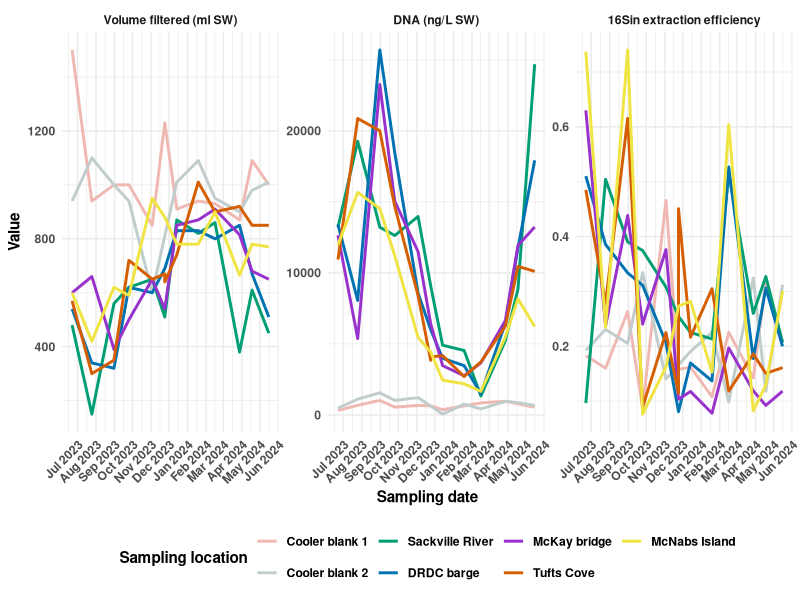
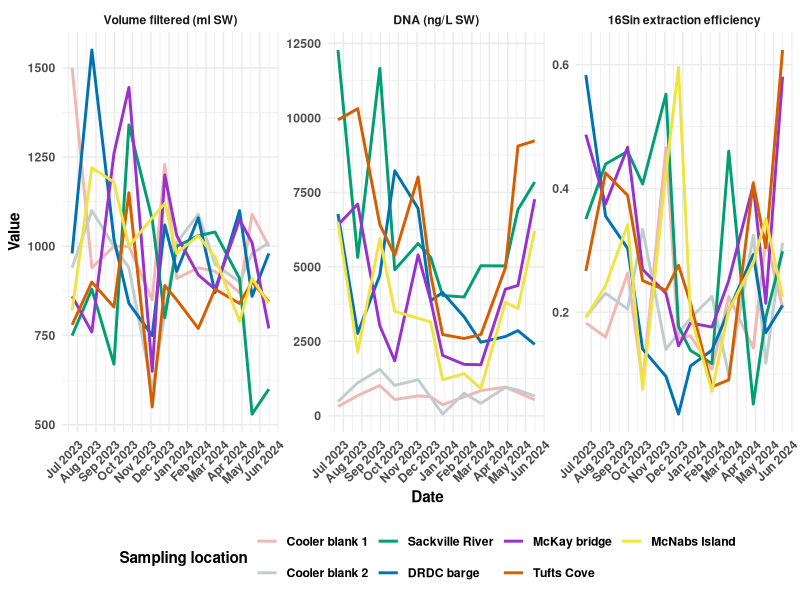
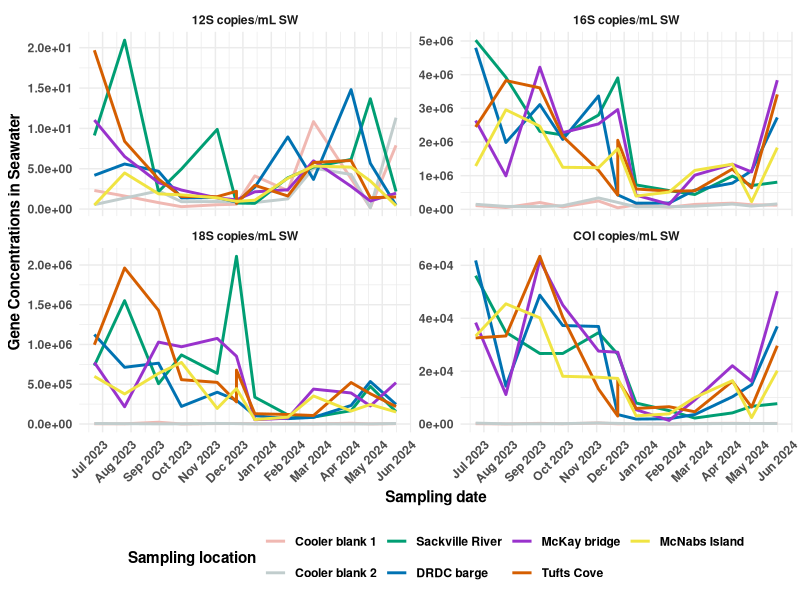
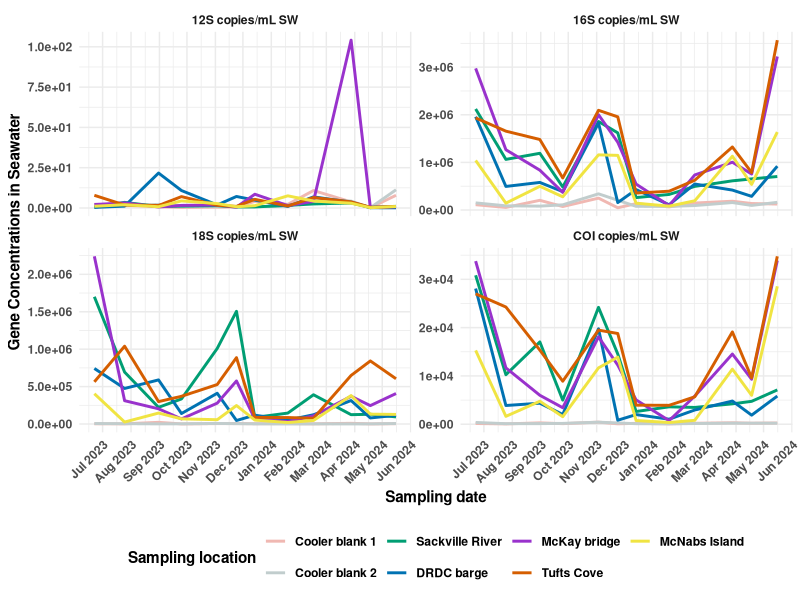
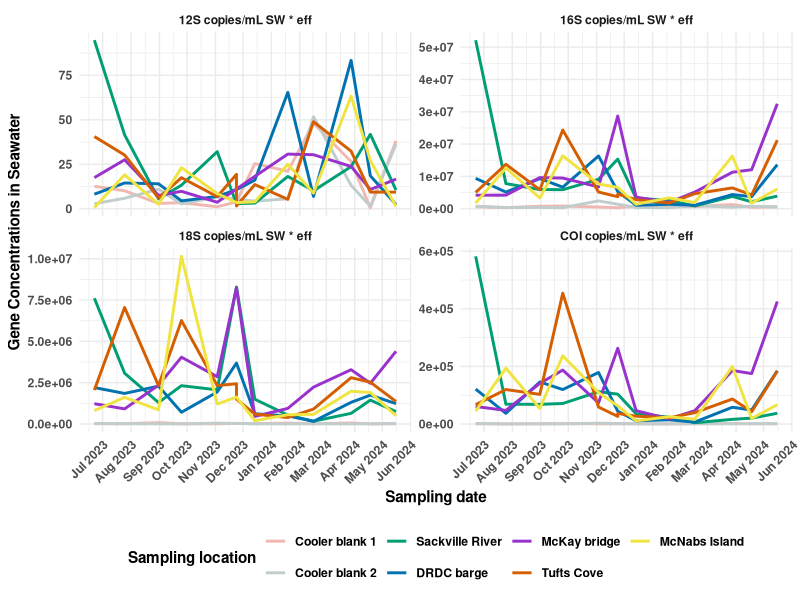
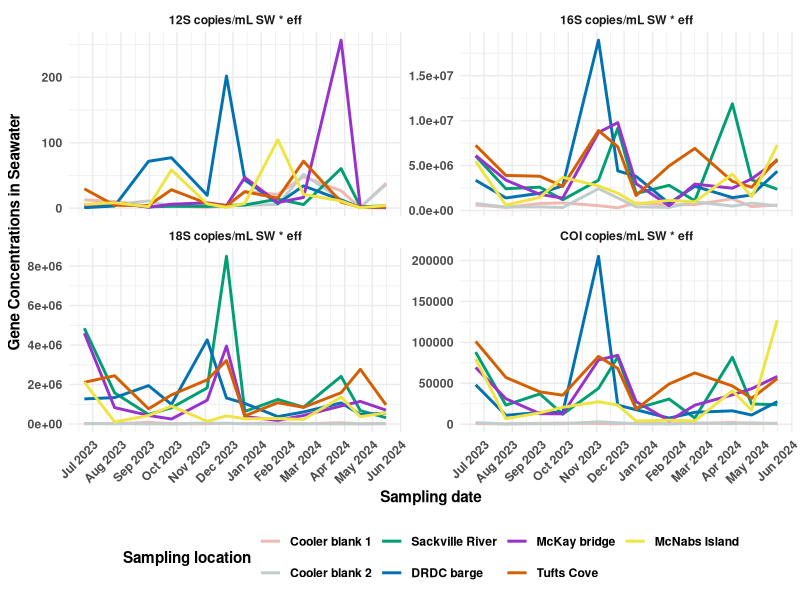
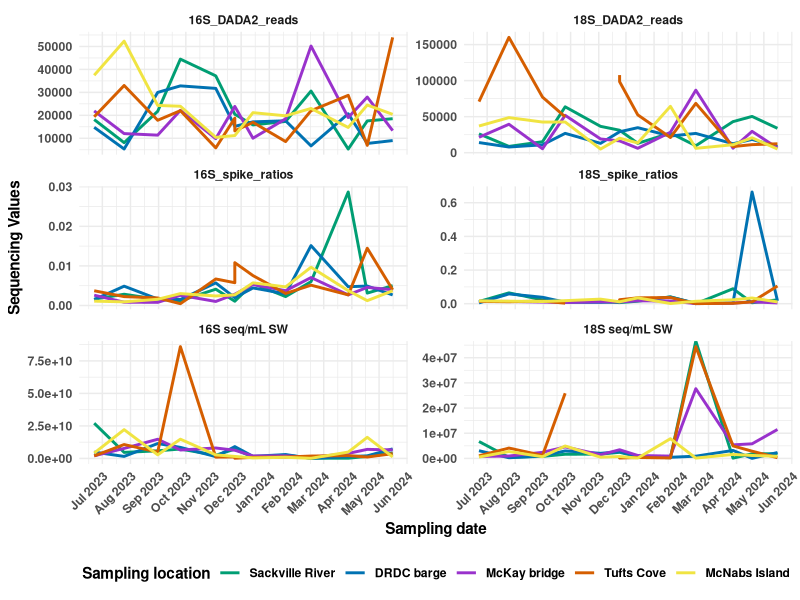
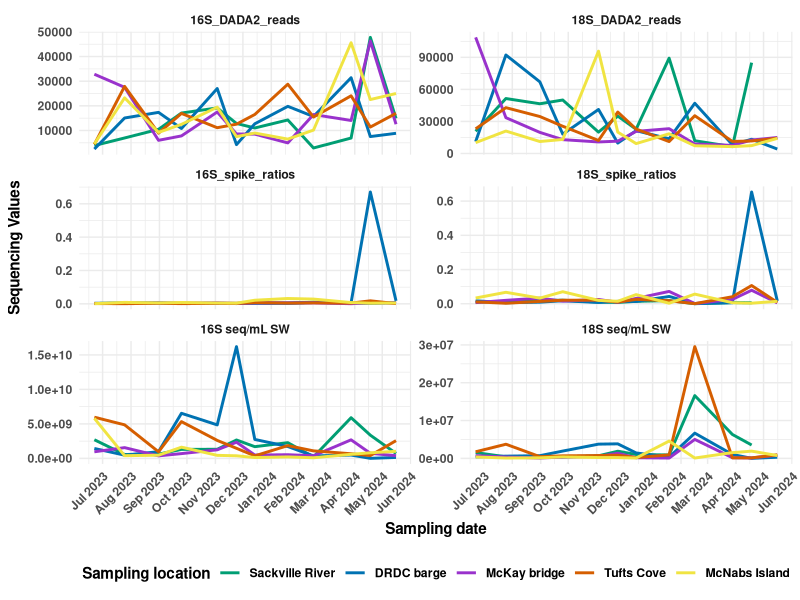

Write R code to recreate these figures, in order.
library(tidyverse)

### Importing dataset
metadata_calc <-  read_csv("data/metadata_qPCR_calculated.csv") %>% 
  mutate(Location = factor(Location, levels = c("Cooler blank 1",
                                         "Cooler blank 2",
                                         "Sackville River", 
                                         "DRDC barge", 
                                         "McKay bridge", 
                                         "Tufts Cove",
                                         "McNabs Island"))
  )
metadata_calc$Date <- as.Date(metadata_calc$Date)




##########
## Volume filt, [DNA], 16S internal qPCR (raw), Extr. efficiency coefficient
##########
long_DNA_data <- metadata_calc %>%
  pivot_longer(cols = c("Volume filtered (ml SW)", 
                        "DNA (ng/L SW)",
                        "16Sin extraction efficiency"), 
               names_to = "value", 
               values_to = "quantities") %>% 
  mutate(value = factor(value, levels = c("Volume filtered (ml SW)", 
                                          "DNA (ng/L SW)",
                                          "16Sin extraction efficiency")))

# Plot surface data
(plot <- long_DNA_data %>%   
  filter(`Depth (m)` < 2) %>% 
  ggplot(aes(x = Date, y = quantities, color = Location, group = Location)) +
  geom_line(linewidth = 1) +
  #geom_smooth(method = "loess", se = FALSE) +  # Add LOESS smoother without CI
  facet_wrap(~value, scales = "free_y") +
  labs(x = "Sampling date",
       y = "Value",
       color = "Sampling location") +
  theme_minimal() +
  scale_x_date(date_labels = "%b %Y", date_breaks = "1 month") +
  scale_color_manual(values = c("#F0B8B2", "#C1CDCD", "#009E73", "#0072B2", "#9932CC", "#D55E00", "#F0E442")) +
  theme(
    legend.position = "bottom",
    legend.title = element_text(face = "bold"),
    legend.text = element_text(face = "bold"),
    axis.text.x = element_text(angle = 45, hjust = 1, face = "bold"),  # Bold x-axis values
    axis.text.y = element_text(face = "bold"),  # Bold y-axis values
    axis.title.x = element_text(face = "bold"),    # Bold axis labels
    axis.title.y = element_text(face = "bold"),    # Bold axis labels
    strip.text = element_text(face = "bold")    # Bold facet titles
  ))

ggsave(
  filename = "outputs/metadata_TimeSeries/Surface_vol-dna-eff.png",
  plot = plot, width = 12, height = 6, dpi = 300
)

# Plot deep data
(plot <- long_DNA_data %>%   
  filter(`Depth (m)` > 2 | `Depth (m)` == 0) %>% 
  ggplot(aes(x = Date, y = quantities, color = Location, group = Location)) +
  geom_line(linewidth = 1) +
  #geom_smooth(method = "loess", se = FALSE) +  # Add LOESS smoother without CI
  facet_wrap(~value, scales = "free_y") +
  labs(x = "Date", 
       y = "Value",
       color = "Sampling location") +
  theme_minimal() +
  scale_x_date(date_labels = "%b %Y", date_breaks = "1 month") +
  scale_color_manual(values = c("#F0B8B2", "#C1CDCD", "#009E73", "#0072B2", "#9932CC", "#D55E00", "#F0E442")) +
    theme(
      legend.position = "bottom",
      legend.title = element_text(face = "bold"),
      legend.text = element_text(face = "bold"),
      axis.text.x = element_text(angle = 45, hjust = 1, face = "bold"),  # Bold x-axis values
      axis.text.y = element_text(face = "bold"),  # Bold y-axis values
      axis.title.x = element_text(face = "bold"),    # Bold axis labels
      axis.title.y = element_text(face = "bold"),    # Bold axis labels
      strip.text = element_text(face = "bold")    # Bold facet titles
    ))
ggsave(
  filename = "outputs/metadata_TimeSeries/Deep_vol-dna-eff.png",
  plot = plot, width = 12, height = 6, dpi = 300
)





##########
## qPCR quantities, no efficiency calculations
##########
long_qPCR_data <- metadata_calc %>%
  pivot_longer(cols = c("12S copies/mL SW", 
                        "16S copies/mL SW",
                        "18S copies/mL SW",
                        "COI copies/mL SW"), 
               names_to = "gene", 
               values_to = "gene_quantity")


# Plot surface data
(plot <- long_qPCR_data %>% 
  filter(`Depth (m)` < 2) %>% 
  ggplot(aes(x = Date, y = gene_quantity, color = Location, group = Location)) +
  geom_line(size = 1) +
  #geom_smooth(method = "loess", se = FALSE) +  # Add LOESS smoother without CI
  facet_wrap(~gene, scales = "free_y") +
  labs(x = "Sampling date", 
       y = "Gene Concentrations in Seawater",
       color = "Sampling location") +
  theme_minimal() +
  scale_x_date(date_labels = "%b %Y", date_breaks = "1 month") +
  scale_y_continuous(labels = scales::scientific) +  # Force scientific notation on y-axis
  scale_color_manual(values = c("#F0B8B2", "#C1CDCD", "#009E73", "#0072B2", "#9932CC", "#D55E00", "#F0E442")) +
    theme(
      legend.position = "bottom",
      legend.title = element_text(face = "bold"),
      legend.text = element_text(face = "bold"),
      axis.text.x = element_text(angle = 45, hjust = 1, face = "bold"),  # Bold x-axis values
      axis.text.y = element_text(face = "bold"),  # Bold y-axis values
      axis.title.x = element_text(face = "bold"),    # Bold axis labels
      axis.title.y = element_text(face = "bold"),    # Bold axis labels
      strip.text = element_text(face = "bold")    # Bold facet titles
    ))

ggsave(
  filename = "outputs/metadata_TimeSeries/surf_qPCR_quants.png",
  plot = plot, width = 12, height = 6, dpi = 300
)

(plot <- long_qPCR_data %>% 
  filter(`Depth (m)` > 2 | `Depth (m)` == 0) %>% 
  ggplot(aes(x = Date, y = gene_quantity, color = Location, group = Location)) +
  geom_line(size = 1) +
  facet_wrap(~gene, scales = "free_y") +
  labs(x = "Sampling date", 
       y = "Gene Concentrations in Seawater",
       color = "Sampling location") +
  theme_minimal() +
  scale_x_date(date_labels = "%b %Y", date_breaks = "1 month") +
  scale_y_continuous(labels = scales::scientific) +  # Force scientific notation on y-axis
  scale_color_manual(values = c("#F0B8B2", "#C1CDCD", "#009E73", "#0072B2", "#9932CC", "#D55E00", "#F0E442")) +
    theme(
      legend.position = "bottom",
      legend.title = element_text(face = "bold"),
      legend.text = element_text(face = "bold"),
      axis.text.x = element_text(angle = 45, hjust = 1, face = "bold"),  # Bold x-axis values
      axis.text.y = element_text(face = "bold"),  # Bold y-axis values
      axis.title.x = element_text(face = "bold"),    # Bold axis labels
      axis.title.y = element_text(face = "bold"),    # Bold axis labels
      strip.text = element_text(face = "bold")    # Bold facet titles
    ))

ggsave(
  filename = "outputs/metadata_TimeSeries/deep_qPCR_quants.png",
  plot = plot, width = 12, height = 6, dpi = 300
)


##########
## qPCR quantities, with efficiency calculations
##########
long_qPCR_eff_data <- metadata_calc %>%
  pivot_longer(cols = c("12S copies/mL SW * eff", 
                        "16S copies/mL SW * eff",
                        "18S copies/mL SW * eff",
                        "COI copies/mL SW * eff"), 
               names_to = "gene", 
               values_to = "gene_quantity")


# Plot surface data
(plot <- long_qPCR_eff_data %>% 
  filter(`Depth (m)` < 2) %>% 
  ggplot(aes(x = Date, y = gene_quantity, color = Location, group = Location)) +
  geom_line(size = 1) +
  #geom_smooth(method = "loess", se = FALSE) +  # Add LOESS smoother without CI
  facet_wrap(~gene, scales = "free_y") +
  labs(x = "Sampling date", 
       y = "Gene Concentrations in Seawater",
       color = "Sampling location") +
  theme_minimal() +
  scale_x_date(date_labels = "%b %Y", date_breaks = "1 month") +
  scale_color_manual(values = c("#F0B8B2", "#C1CDCD", "#009E73", "#0072B2", "#9932CC", "#D55E00", "#F0E442")) +
  theme(
    legend.position = "bottom",
    legend.title = element_text(face = "bold"),
    legend.text = element_text(face = "bold"),
    axis.text.x = element_text(angle = 45, hjust = 1, face = "bold"),  # Bold x-axis values
    axis.text.y = element_text(face = "bold"),  # Bold y-axis values
    axis.title.x = element_text(face = "bold"),    # Bold axis labels
    axis.title.y = element_text(face = "bold"),    # Bold axis labels
    strip.text = element_text(face = "bold")    # Bold facet titles
  ))

ggsave(
  filename = "outputs/metadata_TimeSeries/surface_qPCR_quants_w_eff.png",
  plot = plot, width = 12, height = 6, dpi = 300
)



(plot <- long_qPCR_eff_data %>% 
  filter(`Depth (m)` > 2 | `Depth (m)` == 0) %>% 
  ggplot(aes(x = Date, y = gene_quantity, color = Location, group = Location)) +
  geom_line(size = 1) +
  facet_wrap(~gene, scales = "free_y") +
  labs(x = "Sampling date", 
       y = "Gene Concentrations in Seawater",
       color = "Sampling location") +
  theme_minimal() +
  scale_x_date(date_labels = "%b %Y", date_breaks = "1 month") +
  scale_color_manual(values = c("#F0B8B2", "#C1CDCD", "#009E73", "#0072B2", "#9932CC", "#D55E00", "#F0E442")) +
  theme(
    legend.position = "bottom",
    legend.title = element_text(face = "bold"),
    legend.text = element_text(face = "bold"),
    axis.text.x = element_text(angle = 45, hjust = 1, face = "bold"),  # Bold x-axis values
    axis.text.y = element_text(face = "bold"),  # Bold y-axis values
    axis.title.x = element_text(face = "bold"),    # Bold axis labels
    axis.title.y = element_text(face = "bold"),    # Bold axis labels
    strip.text = element_text(face = "bold")    # Bold facet titles
  ))

ggsave(
  filename = "outputs/metadata_TimeSeries/deep_qPCR_quants_w_eff.png",
  plot = plot, width = 12, height = 6, dpi = 300
)




##########
## Spike to total reads ratios to transform total read counts
##########
long_seq_data <- metadata_calc %>%
  pivot_longer(cols = c("16S_DADA2_reads",
                        "18S_DADA2_reads",
                        "16S_spike_ratios",
                        "18S_spike_ratios",
                        "16S seq/mL SW",
                        "18S seq/mL SW"),
               names_to = "gene", 
               values_to = "reads") %>% 
  mutate(gene = factor(gene, levels = c("16S_DADA2_reads",
                                        "18S_DADA2_reads",
                                        "16S_spike_ratios",
                                        "18S_spike_ratios",
                                        "16S seq/mL SW",
                                        "18S seq/mL SW")))


(plot <- long_seq_data %>% 
  filter(`Depth (m)` == 1) %>% 
  ggplot(aes(x = Date, y = reads, color = Location, group = Location)) +
  geom_line(size = 1) +
  #geom_smooth(method = "loess", se = FALSE) +  # Add LOESS smoother without CI
  facet_wrap(~gene, scales = "free_y", ncol = 2) +
  labs(x = "Sampling date", 
       y = "Sequencing Values",
       color = "Sampling location") +
  theme_minimal() +
  scale_x_date(date_labels = "%b %Y", date_breaks = "1 month") +
  scale_color_manual(values = c("#009E73", "#0072B2", "#9932CC", "#D55E00", "#F0E442")) +
  theme(
    legend.position = "bottom",
    legend.title = element_text(face = "bold"),
    legend.text = element_text(face = "bold"),
    axis.text.x = element_text(angle = 45, hjust = 1, face = "bold"),  # Bold x-axis values
    axis.text.y = element_text(face = "bold"),  # Bold y-axis values
    axis.title.x = element_text(face = "bold"),    # Bold axis labels
    axis.title.y = element_text(face = "bold"),    # Bold axis labels
    strip.text = element_text(face = "bold")    # Bold facet titles
  ))

ggsave(
  filename = "outputs/metadata_TimeSeries/surface_SEQ_quants.png",
  plot = plot, width = 12, height = 10, dpi = 300
)


(plot <- long_seq_data %>% 
  filter(`Depth (m)` > 2 ) %>% 
  ggplot(aes(x = Date, y = reads, color = Location, group = Location)) +
  geom_line(size = 1) +
  #geom_smooth(method = "loess", se = FALSE) +  # Add LOESS smoother without CI
  facet_wrap(~gene, scales = "free_y", ncol = 2) +
  labs(x = "Sampling date", 
       y = "Sequencing Values",
       color = "Sampling location") +
  theme_minimal() +
  scale_x_date(date_labels = "%b %Y", date_breaks = "1 month") +
  scale_color_manual(values = c("#009E73", "#0072B2", "#9932CC", "#D55E00", "#F0E442")) +
  theme(
    legend.position = "bottom",
    legend.title = element_text(face = "bold"),
    legend.text = element_text(face = "bold"),
    axis.text.x = element_text(angle = 45, hjust = 1, face = "bold"),  # Bold x-axis values
    axis.text.y = element_text(face = "bold"),  # Bold y-axis values
    axis.title.x = element_text(face = "bold"),    # Bold axis labels
    axis.title.y = element_text(face = "bold"),    # Bold axis labels
    strip.text = element_text(face = "bold")    # Bold facet titles
  ))


ggsave(
  filename = "outputs/metadata_TimeSeries/deep_SEQ_quants.png",
  plot = plot, width = 12, height = 10, dpi = 300
)










########################################
#### PER GENE PLOTTING
########################################

###########
## 12S
###########
long_12S_data <- metadata_calc %>%
  pivot_longer(cols = c("DNA (ng/L SW)",
                        "16Sin extraction efficiency",
                        "12S copies/mL SW",
                        "12S copies/mL SW * eff"), 
               names_to = "gene", 
               values_to = "gene_quantity") %>% 
  mutate(gene = factor(gene, levels = c("DNA (ng/L SW)",
                                        "16Sin extraction efficiency",
                                        "12S copies/mL SW",
                                        "12S copies/mL SW * eff")))


# Plot surface data
(plot <- long_12S_data %>% 
  filter(`Depth (m)` < 2) %>% 
  ggplot(aes(x = Date, y = gene_quantity, color = Location, group = Location)) +
  geom_line(size = 1) +
  #geom_smooth(method = "loess", se = FALSE) +  # Add LOESS smoother without CI
  facet_wrap(~gene, scales = "free_y") +
  labs(x = "Sampling date", 
       y = "Gene Quantity",
       color = "Sampling location") +
  theme_minimal() +
  scale_x_date(date_labels = "%b %Y", date_breaks = "1 month") +
  scale_color_manual(values = c("#F0B8B2", "#C1CDCD", "#009E73", "#0072B2", "#9932CC", "#D55E00", "#F0E442")) +
  theme(
    legend.position = "bottom",
    legend.title = element_text(face = "bold"),
    legend.text = element_text(face = "bold"),
    axis.text.x = element_text(angle = 45, hjust = 1, face = "bold"),  # Bold x-axis values
    axis.text.y = element_text(face = "bold"),  # Bold y-axis values
    axis.title.x = element_text(face = "bold"),    # Bold axis labels
    axis.title.y = element_text(face = "bold"),    # Bold axis labels
    strip.text = element_text(face = "bold")    # Bold facet titles
  ))


ggsave(
  filename = "outputs/metadata_TimeSeries/surface_12S_all_metrics.png",
  plot = plot, width = 12, height = 6, dpi = 300
)


(plot <- long_12S_data %>% 
  filter(`Depth (m)` > 2 | `Depth (m)` == 0) %>% 
  ggplot(aes(x = Date, y = gene_quantity, color = Location, group = Location)) +
  geom_line(size = 1) +
  facet_wrap(~gene, scales = "free_y") +
  labs(x = "Sampling date", 
       y = "Gene Quantity",
       color = "Sampling location") +
  theme_minimal() +
  scale_x_date(date_labels = "%b %Y", date_breaks = "1 month") +
  scale_color_manual(values = c("#F0B8B2", "#C1CDCD", "#009E73", "#0072B2", "#9932CC", "#D55E00", "#F0E442")) +
  theme(
    legend.position = "bottom",
    legend.title = element_text(face = "bold"),
    legend.text = element_text(face = "bold"),
    axis.text.x = element_text(angle = 45, hjust = 1, face = "bold"),  # Bold x-axis values
    axis.text.y = element_text(face = "bold"),  # Bold y-axis values
    axis.title.x = element_text(face = "bold"),    # Bold axis labels
    axis.title.y = element_text(face = "bold"),    # Bold axis labels
    strip.text = element_text(face = "bold")    # Bold facet titles
  ))

ggsave(
  filename = "outputs/metadata_TimeSeries/deep_12S_all_metrics.png",
  plot = plot, width = 12, height = 6, dpi = 300
)


###########
## 16S
###########
long_16S_data <- metadata_calc %>%
  pivot_longer(cols = c("DNA (ng/L SW)",
                        "16Sin extraction efficiency",
                        "16S copies/mL SW",
                        "16S copies/mL SW * eff",                        
                        "16S seq/mL SW"),
               names_to = "gene", 
               values_to = "gene_quantity") %>% 
  mutate(gene = factor(gene, levels = c("DNA (ng/L SW)",
                                        "16Sin extraction efficiency",
                                        "16S copies/mL SW",
                                        "16S copies/mL SW * eff",                        
                                        "16S seq/mL SW")))

# Plot surface data
(plot <- long_16S_data %>% 
  filter(`Depth (m)` < 2) %>% 
  ggplot(aes(x = Date, y = gene_quantity, color = Location, group = Location)) +
  geom_line(size = 1) +
  #geom_smooth(method = "loess", se = FALSE) +  # Add LOESS smoother without CI
  facet_wrap(~gene, scales = "free_y", ncol = 2) +
  labs(x = "Sampling date", 
       y = "Gene Quantity",
       color = "Sampling location") +
  theme_minimal() +
  scale_x_date(date_labels = "%b %Y", date_breaks = "1 month") +
  scale_color_manual(values = c("#F0B8B2", "#C1CDCD", "#009E73", "#0072B2", "#9932CC", "#D55E00", "#F0E442")) +
    theme(
      legend.position = "bottom",
      legend.title = element_text(face = "bold"),
      legend.text = element_text(face = "bold"),
      axis.text.x = element_text(angle = 45, hjust = 1, face = "bold"),  # Bold x-axis values
      axis.text.y = element_text(face = "bold"),  # Bold y-axis values
      axis.title.x = element_text(face = "bold"),    # Bold axis labels
      axis.title.y = element_text(face = "bold"),    # Bold axis labels
      strip.text = element_text(face = "bold")    # Bold facet titles
    ))

ggsave(
  filename = "outputs/metadata_TimeSeries/surface_16S_all_metrics.png",
  plot = plot, width = 12, height = 10, dpi = 300
)


(plot <- long_16S_data %>% 
  filter(`Depth (m)` > 2 | `Depth (m)` == 0) %>% 
  ggplot(aes(x = Date, y = gene_quantity, color = Location, group = Location)) +
  geom_line(size = 1) +
  facet_wrap(~gene, scales = "free_y", ncol = 2) +
  labs(x = "Sampling date", 
       y = "Gene Quantity",
       color = "Sampling location") +
  theme_minimal() +
  scale_x_date(date_labels = "%b %Y", date_breaks = "1 month") +
  scale_color_manual(values = c("#F0B8B2", "#C1CDCD", "#009E73", "#0072B2", "#9932CC", "#D55E00", "#F0E442")) +
  theme(
    legend.position = "bottom",
    legend.title = element_text(face = "bold"),
    legend.text = element_text(face = "bold"),
    axis.text.x = element_text(angle = 45, hjust = 1, face = "bold"),  # Bold x-axis values
    axis.text.y = element_text(face = "bold"),  # Bold y-axis values
    axis.title.x = element_text(face = "bold"),    # Bold axis labels
    axis.title.y = element_text(face = "bold"),    # Bold axis labels
    strip.text = element_text(face = "bold")    # Bold facet titles
  ))

ggsave(
  filename = "outputs/metadata_TimeSeries/deep_16S_all_metrics.png",
  plot = plot, width = 12, height = 10, dpi = 300
)



###########
## 18S
###########
long_18S_data <- metadata_calc %>%
  pivot_longer(cols = c("DNA (ng/L SW)",
                        "16Sin extraction efficiency",
                        "18S copies/mL SW",
                        "18S copies/mL SW * eff",                        
                        "18S seq/mL SW"), 
               names_to = "gene", 
               values_to = "gene_quantity") %>% 
  mutate(gene = factor(gene, levels = c("DNA (ng/L SW)",
                                        "16Sin extraction efficiency",
                                        "18S copies/mL SW",
                                        "18S copies/mL SW * eff",                        
                                        "18S seq/mL SW")))


# Plot surface data
(plot <- long_18S_data %>% 
  filter(`Depth (m)` < 2) %>% 
  ggplot(aes(x = Date, y = gene_quantity, color = Location, group = Location)) +
  geom_line(size = 1) +
  #geom_smooth(method = "loess", se = FALSE) +  # Add LOESS smoother without CI
  facet_wrap(~gene, scales = "free_y", ncol = 2) +
  labs(x = "Sampling date", 
       y = "Gene Quantity",
       color = "Sampling location") +
  theme_minimal() +
  scale_x_date(date_labels = "%b %Y", date_breaks = "1 month") +
  scale_color_manual(values = c("#F0B8B2", "#C1CDCD", "#009E73", "#0072B2", "#9932CC", "#D55E00", "#F0E442")) +
    theme(
      legend.position = "bottom",
      legend.title = element_text(face = "bold"),
      legend.text = element_text(face = "bold"),
      axis.text.x = element_text(angle = 45, hjust = 1, face = "bold"),  # Bold x-axis values
      axis.text.y = element_text(face = "bold"),  # Bold y-axis values
      axis.title.x = element_text(face = "bold"),    # Bold axis labels
      axis.title.y = element_text(face = "bold"),    # Bold axis labels
      strip.text = element_text(face = "bold")    # Bold facet titles
    ))

ggsave(
  filename = "outputs/metadata_TimeSeries/surface_18S_all_metrics.png",
  plot = plot, width = 12, height = 10, dpi = 300
)


(plot <- long_18S_data %>% 
  filter(`Depth (m)` > 2 | `Depth (m)` == 0) %>% 
  ggplot(aes(x = Date, y = gene_quantity, color = Location, group = Location)) +
  geom_line(size = 1) +
  facet_wrap(~gene, scales = "free_y", ncol = 2) +
  labs(x = "Sampling date", 
       y = "Gene Quantity",
       color = "Sampling location") +
  theme_minimal() +
  scale_x_date(date_labels = "%b %Y", date_breaks = "1 month") +
  scale_color_manual(values = c("#F0B8B2", "#C1CDCD", "#009E73", "#0072B2", "#9932CC", "#D55E00", "#F0E442")) +
    theme(
      legend.position = "bottom",
      legend.title = element_text(face = "bold"),
      legend.text = element_text(face = "bold"),
      axis.text.x = element_text(angle = 45, hjust = 1, face = "bold"),  # Bold x-axis values
      axis.text.y = element_text(face = "bold"),  # Bold y-axis values
      axis.title.x = element_text(face = "bold"),    # Bold axis labels
      axis.title.y = element_text(face = "bold"),    # Bold axis labels
      strip.text = element_text(face = "bold")    # Bold facet titles
    ))


ggsave(
  filename = "outputs/metadata_TimeSeries/deep_18S_all_metrics.png",
  plot = plot, width = 12, height = 10, dpi = 300
)



###########
## COI
###########
long_COI_data <- metadata_calc %>%
  pivot_longer(cols = c("DNA (ng/L SW)",
                        "16Sin extraction efficiency",
                        "COI copies/mL SW",
                        "COI copies/mL SW * eff"), 
               names_to = "gene", 
               values_to = "gene_quantity") %>% 
  mutate(gene = factor(gene, levels = c("DNA (ng/L SW)",
                                        "16Sin extraction efficiency",
                                        "COI copies/mL SW",
                                        "COI copies/mL SW * eff")))

# Plot surface data
(plot <- long_COI_data %>% 
  filter(`Depth (m)` < 2) %>% 
  ggplot(aes(x = Date, y = gene_quantity, color = Location, group = Location)) +
  geom_line(size = 1) +
  #geom_smooth(method = "loess", se = FALSE) +  # Add LOESS smoother without CI
  facet_wrap(~gene, scales = "free_y") +
  labs(x = "Sampling date", 
       y = "Gene Quantity",
       color = "Sampling location") +
  theme_minimal() +
  scale_x_date(date_labels = "%b %Y", date_breaks = "1 month") +
  scale_color_manual(values = c("#F0B8B2", "#C1CDCD", "#009E73", "#0072B2", "#9932CC", "#D55E00", "#F0E442")) +
    theme(
      legend.position = "bottom",
      legend.title = element_text(face = "bold"),
      legend.text = element_text(face = "bold"),
      axis.text.x = element_text(angle = 45, hjust = 1, face = "bold"),  # Bold x-axis values
      axis.text.y = element_text(face = "bold"),  # Bold y-axis values
      axis.title.x = element_text(face = "bold"),    # Bold axis labels
      axis.title.y = element_text(face = "bold"),    # Bold axis labels
      strip.text = element_text(face = "bold")    # Bold facet titles
    ))


ggsave(
  filename = "outputs/metadata_TimeSeries/surface_COI_all_metrics.png",
  plot = plot, width = 12, height = 6, dpi = 300
)

(plot <- long_COI_data %>% 
  filter(`Depth (m)` > 2 | `Depth (m)` == 0) %>% 
  ggplot(aes(x = Date, y = gene_quantity, color = Location, group = Location)) +
  geom_line(size = 1) +
  facet_wrap(~gene, scales = "free_y") +
  labs(x = "Sampling date", 
       y = "Gene Quantity",
       color = "Sampling location") +
  theme_minimal() +
  scale_x_date(date_labels = "%b %Y", date_breaks = "1 month") +
  scale_color_manual(values = c("#F0B8B2", "#C1CDCD", "#009E73", "#0072B2", "#9932CC", "#D55E00", "#F0E442")) +
    theme(
      legend.position = "bottom",
      legend.title = element_text(face = "bold"),
      legend.text = element_text(face = "bold"),
      axis.text.x = element_text(angle = 45, hjust = 1, face = "bold"),  # Bold x-axis values
      axis.text.y = element_text(face = "bold"),  # Bold y-axis values
      axis.title.x = element_text(face = "bold"),    # Bold axis labels
      axis.title.y = element_text(face = "bold"),    # Bold axis labels
      strip.text = element_text(face = "bold")    # Bold facet titles
    ))

ggsave(
  filename = "outputs/metadata_TimeSeries/deep_COI_all_metrics.png",
  plot = plot, width = 12, height = 6, dpi = 300
)
